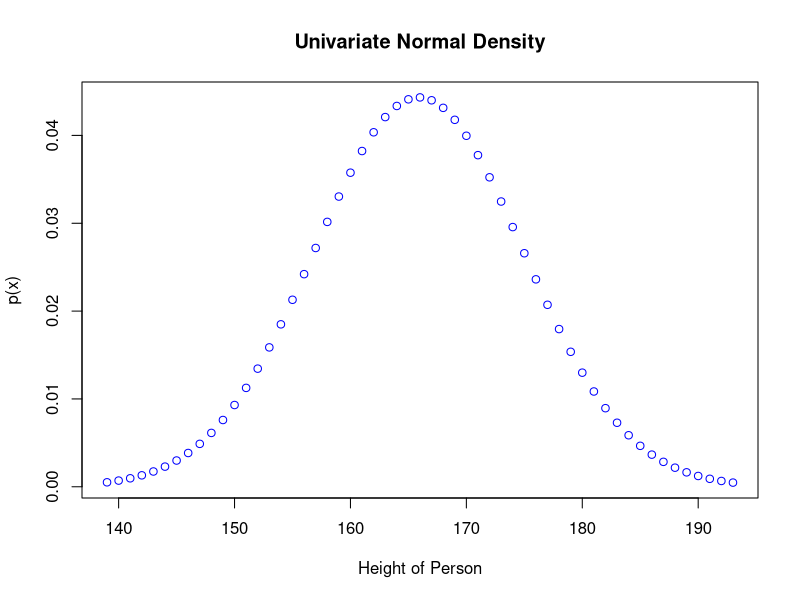

Reproduce this figure in R. (Note: this script raises an error after producing the figure.)
uvtrain <- function(hdata) {
  xv <- vector(mode="numeric", length=0)
  pv <- vector(mode="numeric", length=0)
  hmin <- min(hdata) - 15
  hmax <- max(hdata) + 15
  m <- mean(hdata)
  v <- var(hdata)
  cat("Mean of Height:", m, "\n")
  cat("Variance of Height:", v, "\n")
  for (x in hmin:hmax) {
    r <- (x - m)^2 / v
    p <- (1 / (sqrt(2 * pi * v))) * exp(-0.5 * r)
    xv <- c(xv, x)
    pv <- c(pv, p)
  }
  plot(xv, pv, xlab = "Height of Person", ylab = "p(x)", main = "Univariate Normal Density", col = "blue")
  return(list(m, v))
}

uvtest <- function(m, v, ht) {
  r <- (ht - m)^2 / v
  pt <- (1 / (sqrt(2 * pi * v))) * exp(-0.5 * r)
  if (pt >= 0.00005)
    print("The given height of person is likely that of an adult.")
  else
    print("The given height of person is likely not that of an adult.")
}

# Univariate Training Code
hdata <- c(165, 170, 160, 154, 175, 155, 167, 177, 158, 178)
mv <- uvtrain(hdata)

# Univariate Testing Code
ht <- as.numeric(readline(prompt ='Enter the height of person ='))
m <- as.numeric(mv[1])
v <- as.numeric(mv[2])
uvtest(m, v, ht)
